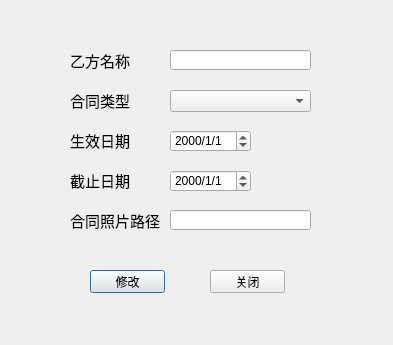
<?xml version="1.0" encoding="UTF-8"?>
<ui version="4.0">
 <class>ContractServiceEdit</class>
 <widget class="QDialog" name="ContractServiceEdit">
  <property name="geometry">
   <rect>
    <x>0</x>
    <y>0</y>
    <width>393</width>
    <height>345</height>
   </rect>
  </property>
  <property name="windowTitle">
   <string>新增合同信息</string>
  </property>
  <widget class="QPushButton" name="pushButtonMod">
   <property name="geometry">
    <rect>
     <x>90</x>
     <y>270</y>
     <width>75</width>
     <height>23</height>
    </rect>
   </property>
   <property name="text">
    <string>修改</string>
   </property>
  </widget>
  <widget class="QPushButton" name="pushButtonCancel">
   <property name="geometry">
    <rect>
     <x>210</x>
     <y>270</y>
     <width>75</width>
     <height>23</height>
    </rect>
   </property>
   <property name="text">
    <string>关闭</string>
   </property>
  </widget>
  <widget class="QLabel" name="label">
   <property name="geometry">
    <rect>
     <x>70</x>
     <y>50</y>
     <width>71</width>
     <height>21</height>
    </rect>
   </property>
   <property name="font">
    <font>
     <pointsize>11</pointsize>
    </font>
   </property>
   <property name="text">
    <string>乙方名称</string>
   </property>
  </widget>
  <widget class="QLabel" name="label_2">
   <property name="geometry">
    <rect>
     <x>70</x>
     <y>90</y>
     <width>71</width>
     <height>21</height>
    </rect>
   </property>
   <property name="font">
    <font>
     <pointsize>11</pointsize>
    </font>
   </property>
   <property name="text">
    <string>合同类型</string>
   </property>
  </widget>
  <widget class="QLabel" name="label_3">
   <property name="geometry">
    <rect>
     <x>70</x>
     <y>130</y>
     <width>61</width>
     <height>21</height>
    </rect>
   </property>
   <property name="font">
    <font>
     <pointsize>11</pointsize>
    </font>
   </property>
   <property name="text">
    <string>生效日期</string>
   </property>
  </widget>
  <widget class="QLabel" name="label_4">
   <property name="geometry">
    <rect>
     <x>70</x>
     <y>210</y>
     <width>101</width>
     <height>21</height>
    </rect>
   </property>
   <property name="font">
    <font>
     <pointsize>11</pointsize>
    </font>
   </property>
   <property name="text">
    <string>合同照片路径</string>
   </property>
  </widget>
  <widget class="QLineEdit" name="lineEditName">
   <property name="geometry">
    <rect>
     <x>170</x>
     <y>50</y>
     <width>141</width>
     <height>20</height>
    </rect>
   </property>
  </widget>
  <widget class="QLineEdit" name="lineEditPath">
   <property name="geometry">
    <rect>
     <x>170</x>
     <y>210</y>
     <width>141</width>
     <height>20</height>
    </rect>
   </property>
  </widget>
  <widget class="QComboBox" name="comboBoxType">
   <property name="geometry">
    <rect>
     <x>170</x>
     <y>90</y>
     <width>141</width>
     <height>22</height>
    </rect>
   </property>
  </widget>
  <widget class="QDateEdit" name="dateEditStart">
   <property name="geometry">
    <rect>
     <x>170</x>
     <y>130</y>
     <width>81</width>
     <height>22</height>
    </rect>
   </property>
   <property name="displayFormat">
    <string>yyyy/M/d</string>
   </property>
  </widget>
  <widget class="QLabel" name="label_5">
   <property name="geometry">
    <rect>
     <x>70</x>
     <y>170</y>
     <width>71</width>
     <height>21</height>
    </rect>
   </property>
   <property name="font">
    <font>
     <pointsize>11</pointsize>
    </font>
   </property>
   <property name="text">
    <string>截止日期</string>
   </property>
  </widget>
  <widget class="QDateEdit" name="dateEditEnd">
   <property name="geometry">
    <rect>
     <x>170</x>
     <y>170</y>
     <width>81</width>
     <height>22</height>
    </rect>
   </property>
   <property name="displayFormat">
    <string>yyyy/M/d</string>
   </property>
  </widget>
 </widget>
 <resources/>
 <connections/>
</ui>
